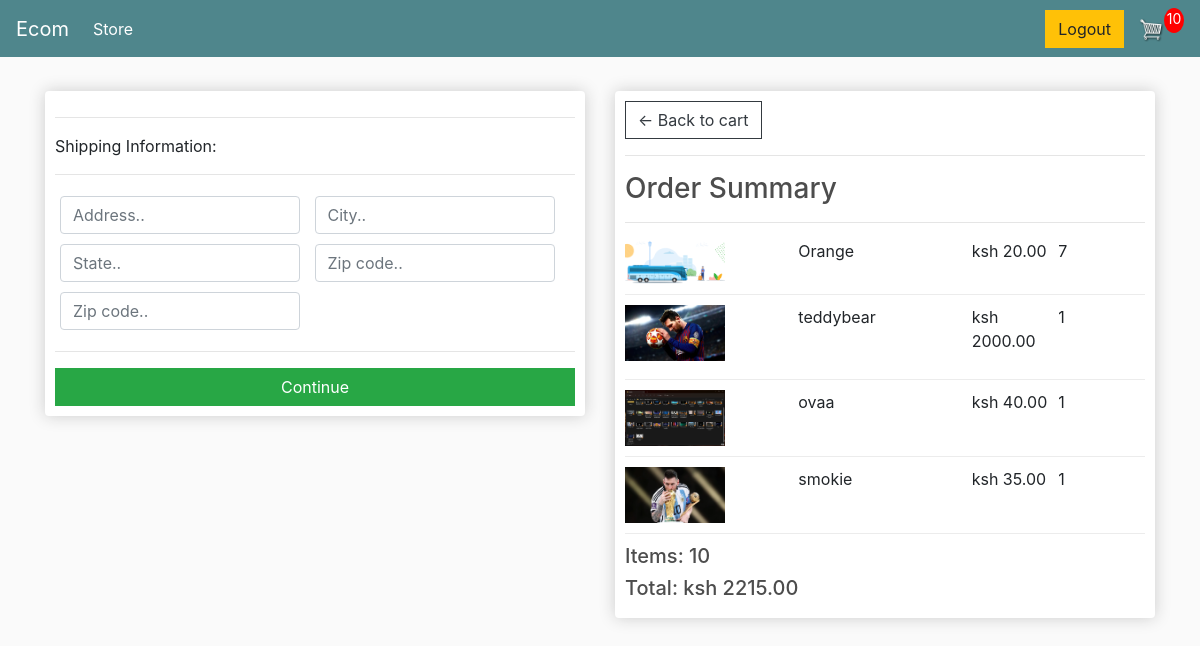
/checkout/ (signed in), run on an earlier commit of the app's database.
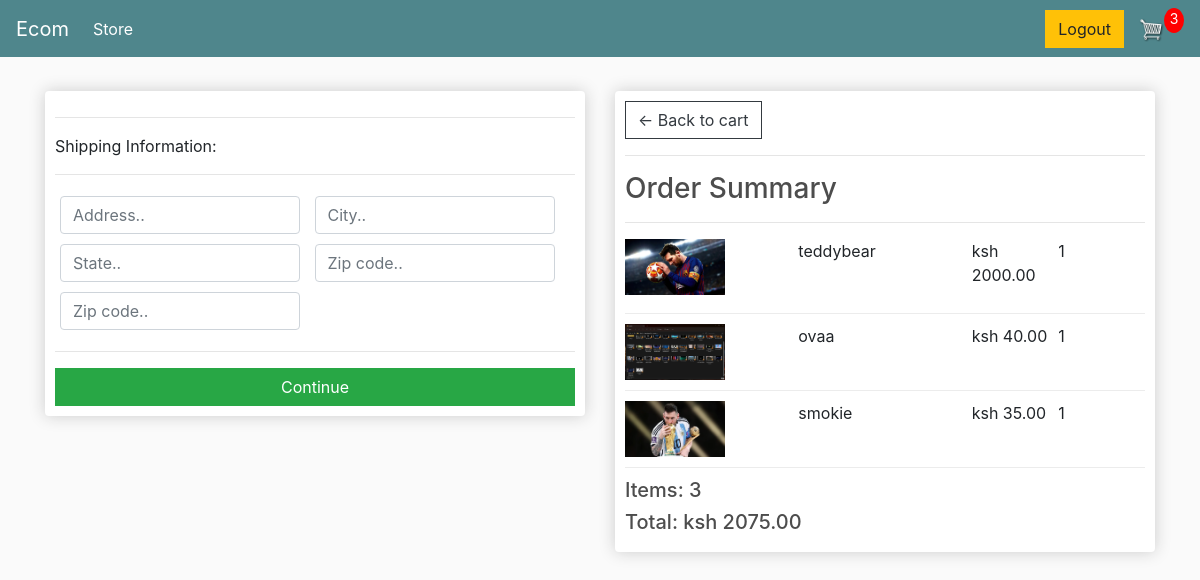
And on a later commit of the database.
### store/models.py (models this page shows, shortened)
class OrderItem(models.Model):
    product = models.ForeignKey(Product,on_delete= models.SET_NULL,null=True, blank=True)
    order = models.ForeignKey(Order,on_delete= models.SET_NULL,null=True, blank=True)
    quantity = models.IntegerField(default=0,null=True,blank=False)
    date_added = models.DateTimeField(auto_now_add=True)
    @property
    def get_total(self):
        total = self.product.price * self.quantity
        return total

class Product(models.Model):
    name = models.CharField(max_length=200,null=True)
    price = models.DecimalField(max_digits=7, decimal_places=2)
    digital = models.BooleanField(default=False,null=True, blank=False)
    image = models.ImageField(null=True,blank=True)
    @property
    def imageURL(self):
        try:
            url = self.image.url
        except:
            url = ''
        return url

class Order(models.Model):
    customer = models.ForeignKey(Customer,on_delete= models.SET_NULL,null=True, blank=True)
    date_ordered = models.DateTimeField(auto_now_add=True)
    complete = models.BooleanField(default=False,null=True, blank=False)
    transaction_id = models.CharField(max_length=200, null=True)
    @property
    def shipping(self):
        shipping = False
        orderitems = self.orderitem_set.all()
        for i in orderitems:
            if i.product.digital == False:
                shipping = True
        return shipping
    @property
    def get_cart_total(self):
        orderitems = self.orderitem_set.all()
        total = sum([item.get_total for item in orderitems])
        return total
    @property
    def get_cart_items(self):
        orderitems = self.orderitem_set.all()
        total = sum([item.quantity for item in orderitems])
        return total

### store/views.py (the view)
# urls.py: path('checkout/',views.checkout,name='checkout'),
def checkout(request):
    data = cartData(request)
    cartItems = data['cartItems']
    order = data['order']
    items = data['items']
    context= {'items':items, 'order':order,'cartItems':cartItems,'shipping':False}
    return render(request,'store/checkout.html',context)

### store/utils.py (called while the page is built)
def cartData(request):
    if request.user.is_authenticated:
        customer = request.user.customer
        order, created = Order.objects.get_or_create(customer=customer,complete=False)
        items = order.orderitem_set.all()
        cartItems = order.get_cart_items
    else:
        cookieData = cookieCart(request)
        cartItems = cookieData['cartItems']
        order = cookieData['order']
        items = cookieData['items']
    return {'cartItems': cartItems, 'order':order,'items':items}

### templates/store/checkout.html (shortened to what this page needs)
{% extends 'store/main.html' %}
{% load static %}
{% block content %}
     <div class="row">
		<div class="col-lg-6">
			<div class="box-element" id="form-wrapper">
				<form id="form">
					<div id="shipping-info">
						<hr>
						<p>Shipping Information:</p>
						<hr>
						<div class="form-field">
							<input class="form-control" type="text" name="address" placeholder="Address..">
						</div>
						<div class="form-field">
							<input class="form-control" type="text" name="city" placeholder="City..">
						</div>
						<div class="form-field">
							<input class="form-control" type="text" name="state" placeholder="State..">
						</div>
						<div class="form-field">
							<input class="form-control" type="text" name="zipcode" placeholder="Zip code..">
						</div>
						<div class="form-field">
							<input class="form-control" type="text" name="country" placeholder="Zip code..">
						</div>
					</div>
					<hr>
					<input id="form-button" class="btn btn-success btn-block" type="submit" value="Continue">
				</form>
			</div>
			<br>
		</div>
	    <div class="col-lg-6">
            <div class="box-element">
                <a class="btn btn-outline-dark" href="{% url 'cart' %}">&#x2190; Back to cart</a>
                <hr>
                <h3>Order Summary</h3>
                <hr>
                {% for item in items %}
                <div class="cart-row">
                    <div style="flex:2"><img class="row-image" src="{{item.product.imageURL}}"></div>
                    <div style="flex:2"><p>{{item.product.name}}</p></div>
                    <div style="flex:1"><p>ksh {{item.product.price}}</p></div>
                    <div style="flex:1"><p>{{item.quantity}}</p></div>
                </div>
                {% endfor %}
                <h5>Items: {{order.get_cart_items}}</h5>
                <h5>Total: ksh {{order.get_cart_total|floatformat:2}}</h5>
            </div>
        </div>
	</div>
{% endblock content %}

What changed in the data, as far as the page shows it:
removed OrderItem: product.imageURL (picture), product.name "Orange", product.price "20.00", quantity "7"
computed for Order: get_cart_items "10" → "3"; get_cart_total "2215.00" → "2075.00"
Also different on the page:
{{ cartItems }}: "10" → "3"
